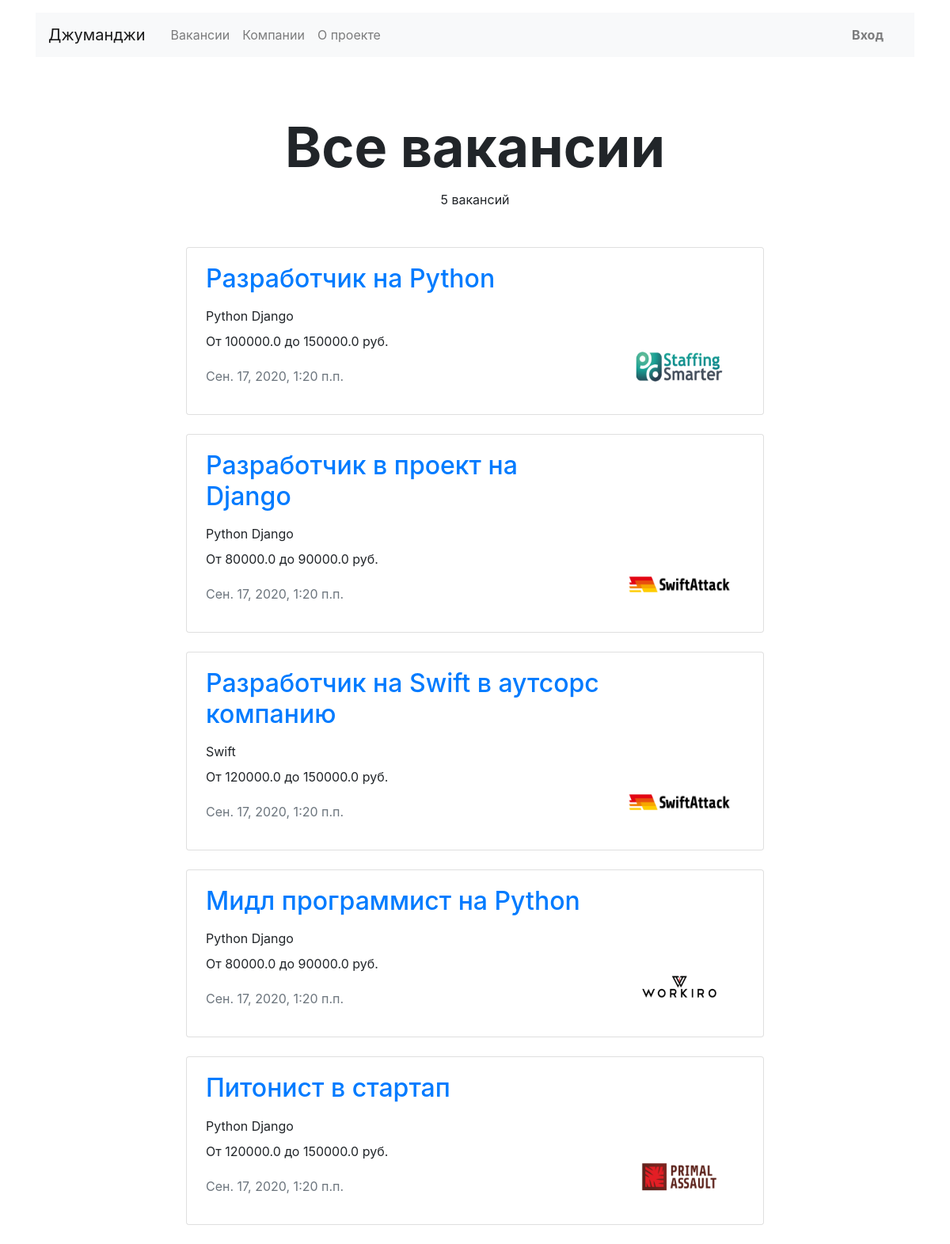
Page /vacancies/ on the committed database.
### vacancies/models.py (models this page shows)
class Vacancy(models.Model):
    title = models.CharField(max_length=250)
    specialty = models.ForeignKey(Specialty, on_delete=models.CASCADE, related_name="vacancies")
    company = models.ForeignKey(Company, on_delete=models.CASCADE, related_name="vacancies")
    skills = models.CharField(max_length=350)
    description = models.TextField()
    salary_min = models.FloatField()
    salary_max = models.FloatField()
    published_at = models.DateTimeField()

### companies/models.py (models this page shows)
class Company(models.Model):
    name = models.CharField(max_length=250)
    location = models.CharField(max_length=100)
    logo = models.ImageField(upload_to=MEDIA_COMPANY_IMAGE_DIR)
    description = models.TextField()
    employee_count = models.IntegerField()

### vacancies/views.py (the view)
# urls.py: path('', IndexView.as_view()),
class IndexView(View):
    def get(self, request, specialty="all", *args, **kwargs):
        if specialty == "all":
            title = "Все вакансии"
            vacancies = Vacancy.objects.all()
        else:
            spec = get_object_or_404(Specialty, code=specialty)
            title = spec.name
            vacancies = Vacancy.objects.filter(specialty__code=specialty)
        context = {
            "title": title,
            "vacancies": vacancies
        }
        return render(request, 'vacancies/index.html', context=context)

### templates/vacancies/index.html
{% extends 'stepik_vacancies/base.html' %}
{% block content %}
  <main class="container mt-3">
    <section>
      <h1 class="h1 text-center mx-auto mt-4 pt-5" style="font-size: 70px;"><strong>{{ title }}</strong></h1>
      <p class="text-center pt-1">{{ vacancies.all|length }} вакансий</p>
      <div class="row mt-5">
        {% for vacancy in vacancies %}
            <div class="col-12 col-lg-8 offset-lg-2 m-auto">
              <div class="card mb-4">
                <div class="card-body px-4">
                  <div class="row">
                    <div class="col-12 col-md-8 col-lg-9">
                      <h2 class="h2 pb-2"><a href="/vacancies/{{ vacancy.id }}">{{ vacancy.title }}</a></h2>
                      <p class="mb-2">{{ vacancy.skills }}</p>
                      <p>От {{ vacancy.salary_min }} до {{ vacancy.salary_max }} руб.</p>
                      <p class="text-muted pt-1">{{ vacancy.published_at }}</p>
                    </div>
                    <div class="col-12 col-md-4 col-lg-3 d-flex align-items-end">
                      <a href="#"><img src="{{ vacancy.company.logo }}" width="130" height="80" alt=""></a>
                    </div>
                  </div>
                </div>
              </div>
            </div>
        {% endfor %}
      </div>
    </section>
  </main>
{% endblock %}

### rows in the picture
Vacancy: title "Разработчик на Python", skills "Python Django", salary_min "100000.0", salary_max "150000.0", published_at "Сен. 17, 2020, 1:20 п.п.", company.logo (picture)
Vacancy: title "Разработчик в проект на Django", skills "Python Django", salary_min "80000.0", salary_max "90000.0", published_at "Сен. 17, 2020, 1:20 п.п.", company.logo (picture)
Vacancy: title "Разработчик на Swift в аутсорс компанию", skills "Swift", salary_min "120000.0", salary_max "150000.0", published_at "Сен. 17, 2020, 1:20 п.п.", company.logo (picture)
Vacancy: title "Мидл программист на Python", skills "Python Django", salary_min "80000.0", salary_max "90000.0", published_at "Сен. 17, 2020, 1:20 п.п.", company.logo (picture)
Vacancy: title "Питонист в стартап", skills "Python Django", salary_min "120000.0", salary_max "150000.0", published_at "Сен. 17, 2020, 1:20 п.п.", company.logo (picture)

### other values in the picture
{{ title }} "Все вакансии"
{{ vacancies.all|length }} "5"
